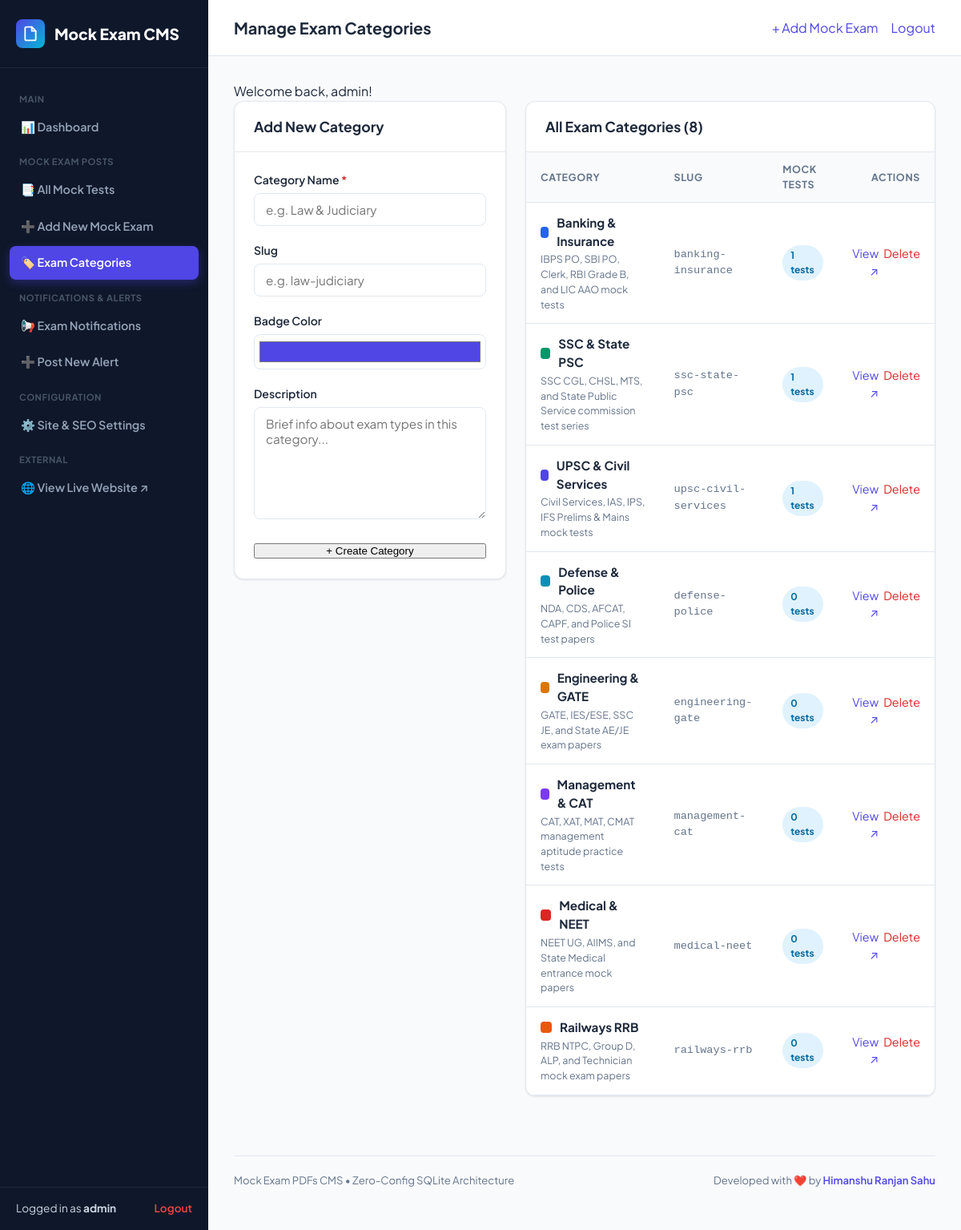
Screenshot of /admin/categories.php (signed in) with the database file from the repository.
### tables this page shows
CREATE TABLE users (
            id INTEGER PRIMARY KEY AUTOINCREMENT,
            username TEXT UNIQUE NOT NULL,
            password_hash TEXT NOT NULL,
            email TEXT,
            role TEXT DEFAULT 'admin',
            created_at DATETIME DEFAULT CURRENT_TIMESTAMP
        );

CREATE TABLE categories (
            id INTEGER PRIMARY KEY AUTOINCREMENT,
            name TEXT NOT NULL,
            slug TEXT UNIQUE NOT NULL,
            description TEXT,
            color TEXT DEFAULT '#4f46e5',
            icon TEXT DEFAULT 'file-text',
            created_at DATETIME DEFAULT CURRENT_TIMESTAMP
        );

### includes/functions.php (called while the page is built, shortened)
<?php
require_once __DIR__ . '/db.php';
function e(?string $str): string {
    return htmlspecialchars((string)$str, ENT_QUOTES, 'UTF-8');
}
function get_base_url(): string {
    $isHttps = (!empty($_SERVER['HTTPS']) && $_SERVER['HTTPS'] !== 'off')
        || (isset($_SERVER['HTTP_X_FORWARDED_PROTO']) && $_SERVER['HTTP_X_FORWARDED_PROTO'] === 'https')
        || (isset($_SERVER['SERVER_PORT']) && $_SERVER['SERVER_PORT'] == 443);
    $protocol = $isHttps ? 'https://' : 'http://';
    $host = $_SERVER['HTTP_HOST'] ?? 'localhost';
    $scriptName = $_SERVER['SCRIPT_NAME'] ?? '';
    $dirName = str_replace('\\', '/', dirname($scriptName));
    $dirName = preg_replace('~/(admin|includes)$~', '', $dirName);
    $dirName = rtrim($dirName, '/');
    return $protocol . $host . $dirName;
}
function url(string $path = ''): string {
    $base = get_base_url();
    $path = ltrim($path, '/');
    return $base . ($path !== '' ? '/' . $path : '');
}
function category_url(string $slug): string {
    return url('category.php?slug=' . urlencode($slug));
}
function get_flash(): ?array {
    if (isset($_SESSION['flash'])) {
        $flash = $_SESSION['flash'];
        return $flash;
    }
    return null;
}
function get_categories(): array {
    global $pdo;
    $sql = "
        SELECT c.*, COUNT(p.id) AS post_count
        FROM categories c
        LEFT JOIN posts p ON c.id = p.category_id AND p.status = 'published'
        GROUP BY c.id
        ORDER BY post_count DESC, c.name ASC
    ";
    return $pdo->query($sql)->fetchAll();
}

### includes/auth.php (called while the page is built, shortened)
<?php
require_once __DIR__ . '/db.php';
require_once __DIR__ . '/functions.php';
function is_logged_in(): bool {
    return !empty($_SESSION['admin_user_id']) && !empty($_SESSION['admin_logged_in']);
}
function current_user(): ?array {
    global $pdo;
    $stmt = $pdo->prepare("SELECT id, username, email, role, created_at FROM users WHERE id = ?");
    $stmt->execute([$_SESSION['admin_user_id']]);
    return $stmt->fetch() ?: null;
}

### admin/categories.php (the view, shortened to what this page needs)
<?php
$adminTitle = "Manage Exam Categories";
require_once __DIR__ . '/inc/admin-header.php';
$categories = get_categories();
?>
<div style="display: grid; grid-template-columns: 340px 1fr; gap: 24px;">
    <div>
        <div class="admin-card">
            <div class="admin-card-header">
                <h3>Add New Category</h3>
            </div>
            <div class="admin-card-body">
                <form method="POST" action="">
                    <div class="form-group">
                        <label class="form-label" for="catName">Category Name <span class="required">*</span></label>
                        <input type="text" id="catName" name="name" class="form-control" required placeholder="e.g. Law & Judiciary" value="<?= e($_POST['name'] ?? '') ?>">
                    </div>
                    <div class="form-group">
                        <label class="form-label" for="catSlug">Slug</label>
                        <input type="text" id="catSlug" name="slug" class="form-control" placeholder="e.g. law-judiciary" value="<?= e($_POST['slug'] ?? '') ?>">
                    </div>
                    <div class="form-group">
                        <label class="form-label" for="catColor">Badge Color</label>
                        <input type="color" id="catColor" name="color" class="form-control" value="<?= e($_POST['color'] ?? '#4f46e5') ?>" style="height: 44px; padding: 4px; cursor: pointer;">
                    </div>
                    <div class="form-group">
                        <label class="form-label" for="catDesc">Description</label>
                        <textarea id="catDesc" name="description" class="form-control" rows="3" placeholder="Brief info about exam types in this category..."><?= e($_POST['description'] ?? '') ?></textarea>
                    </div>
                    <button type="submit" class="btn btn-primary" style="width: 100%;">
                        <span>+ Create Category</span>
                    </button>
                </form>
            </div>
        </div>
    </div>
    <div>
        <div class="admin-card">
            <div class="admin-card-header">
                <h3>All Exam Categories (<?= count($categories) ?>)</h3>
            </div>
            <div class="table-responsive">
                <table class="admin-table">
                    <thead>
                        <tr>
                            <th>Category</th>
                            <th>Slug</th>
                            <th>Mock Tests</th>
                            <th style="text-align: right;">Actions</th>
                        </tr>
                    </thead>
                    <tbody>
                        <?php if (empty($categories)): ?>
                            <tr>
                                <td colspan="4" style="text-align: center; color: var(--admin-muted); padding: 30px;">
                                    No categories created yet.
                                </td>
                            </tr>
                        <?php else: ?>
                            <?php foreach ($categories as $cat): ?>
                                <tr>
                                    <td>
                                        <div style="display: flex; align-items: center; gap: 10px;">
                                            <span style="display: inline-block; width: 14px; height: 14px; border-radius: 4px; background: <?= e($cat['color']) ?>;"></span>
                                            <strong style="font-size: 0.95rem;"><?= e($cat['name']) ?></strong>
                                        </div>
                                        <?php if (!empty($cat['description'])): ?>
                                            <div style="font-size: 0.78rem; color: var(--admin-muted); margin-top: 2px;">
                                                <?= e($cat['description']) ?>
                                            </div>
                                        <?php endif; ?>
                                    </td>
                                    <td style="color: var(--admin-muted); font-size: 0.85rem; font-family: monospace;">
                                        <?= e($cat['slug']) ?>
                                    </td>
                                    <td>
                                        <span class="badge badge-info">
                                            <?= $cat['post_count'] ?> tests
                                        </span>
                                    </td>
                                    <td style="text-align: right;">
                                        <div style="display: inline-flex; gap: 6px;">
                                            <a href="<?= category_url($cat['slug']) ?>" target="_blank" class="btn btn-secondary btn-sm" title="View category archive on website">
                                                View ↗
                                            </a>
                                            <a
                                                href="<?= url('admin/categories.php?action=delete&id=' . $cat['id']) ?>"
                                                class="btn btn-secondary btn-sm confirm-delete"
                                                data-item="category '<?= e($cat['name']) ?>'"
                                                style="color: #dc2626;"
                                                title="Delete category"
                                            >
                                                Delete
                                            </a>
                                        </div>
                                    </td>
                                </tr>
                            <?php endforeach; ?>
                        <?php endif; ?>
                    </tbody>
                </table>
            </div>
        </div>
    </div>
</div>
<?php require_once __DIR__ . '/inc/admin-footer.php'; ?>

### admin/inc/admin-header.php (shortened to what this page needs)
<?php
require_once __DIR__ . '/../../includes/auth.php';
require_once __DIR__ . '/../../includes/functions.php';
$currentUser = current_user();
$currentScript = basename($_SERVER['SCRIPT_NAME']);
$flash = get_flash();
?>
<!DOCTYPE html>
<html lang="en">
<head>
    <link rel="stylesheet" href="<?= url('assets/css/admin.css') ?>?v=<?= time() ?>">
</head>
<body>
<div class="admin-wrapper">
    <aside class="admin-sidebar">
        <div class="sidebar-brand">
            <div class="sidebar-icon">
                <svg width="20" height="20" viewBox="0 0 24 24" fill="none" stroke="currentColor" stroke-width="2.2" stroke-linecap="round" stroke-linejoin="round">
                    <path d="M14 2H6a2 2 0 0 0-2 2v16a2 2 0 0 0 2 2h12a2 2 0 0 0 2-2V8z"></path>
                    <polyline points="14 2 14 8 20 8"></polyline>
                </svg>
            </div>
            <span>Mock Exam CMS</span>
        </div>
        <ul class="sidebar-menu">
            <li class="menu-label">Main</li>
            <li class="sidebar-item">
                <a href="<?= url('admin/index.php') ?>" class="sidebar-link <?= ($currentScript === 'index.php') ? 'active' : '' ?>">
                    <span>📊 Dashboard</span>
                </a>
            </li>
            <li class="menu-label">Mock Exam Posts</li>
            <li class="sidebar-item">
                <a href="<?= url('admin/posts.php') ?>" class="sidebar-link <?= ($currentScript === 'posts.php' || $currentScript === 'post-edit.php') ? 'active' : '' ?>">
                    <span>📑 All Mock Tests</span>
                </a>
            </li>
            <li class="sidebar-item">
                <a href="<?= url('admin/post-new.php') ?>" class="sidebar-link <?= ($currentScript === 'post-new.php') ? 'active' : '' ?>">
                    <span>➕ Add New Mock Exam</span>
                </a>
            </li>
            <li class="sidebar-item">
                <a href="<?= url('admin/categories.php') ?>" class="sidebar-link <?= ($currentScript === 'categories.php') ? 'active' : '' ?>">
                    <span>🏷️ Exam Categories</span>
                </a>
            </li>
            <li class="menu-label">Notifications & Alerts</li>
            <li class="sidebar-item">
                <a href="<?= url('admin/notifications.php') ?>" class="sidebar-link <?= (str_contains($currentScript, 'notification')) ? 'active' : '' ?>">
                    <span>📢 Exam Notifications</span>
                </a>
            </li>
            <li class="sidebar-item">
                <a href="<?= url('admin/notification-new.php') ?>" class="sidebar-link <?= ($currentScript === 'notification-new.php') ? 'active' : '' ?>">
                    <span>➕ Post New Alert</span>
                </a>
            </li>
            <li class="menu-label">Configuration</li>
            <li class="sidebar-item">
                <a href="<?= url('admin/settings.php') ?>" class="sidebar-link <?= ($currentScript === 'settings.php') ? 'active' : '' ?>">
                    <span>⚙️ Site & SEO Settings</span>
                </a>
            </li>
            <li class="menu-label">External</li>
            <li class="sidebar-item">
                <a href="<?= url() ?>" target="_blank" class="sidebar-link">
                    <span>🌐 View Live Website ↗</span>
                </a>
            </li>
        </ul>
        <div class="sidebar-footer">
            <div style="font-size: 0.85rem; color: #cbd5e1;">
                Logged in as <strong><?= e($currentUser['username']) ?></strong>
            </div>
            <a href="<?= url('admin/logout.php') ?>" title="Logout" style="color: #ef4444; font-size: 0.85rem; font-weight: 600;">
                Logout
            </a>
        </div>
    </aside>
    <div class="admin-main">
        <header class="admin-topbar">
            <div class="topbar-left">
                <h2 style="font-size: 1.25rem;"><?= e($adminTitle ?? 'Dashboard') ?></h2>
            </div>
            <div class="topbar-right">
                <a href="<?= url('admin/post-new.php') ?>" class="btn btn-primary btn-sm">
                    <span>+ Add Mock Exam</span>
                </a>
                <a href="<?= url('admin/logout.php') ?>" class="btn btn-secondary btn-sm">
                    <span>Logout</span>
                </a>
            </div>
        </header>
        <div class="admin-body">
            <?php if ($flash): ?>
                <div class="alert alert-<?= e($flash['type']) ?> alert-auto-dismiss">
                    <?= e($flash['message']) ?>
                </div>
            <?php endif; ?>

### rows the page displays
users: username "admin"
categories: name "Banking & Insurance", description "IBPS PO, SBI PO, Clerk, RBI Grade B, and LIC AAO mock tests", slug "banking-insurance", post_count "1"
categories: name "SSC & State PSC", description "SSC CGL, CHSL, MTS, and State Public Service commission test series", slug "ssc-state-psc", post_count "1"
categories: name "UPSC & Civil Services", description "Civil Services, IAS, IPS, IFS Prelims & Mains mock tests", slug "upsc-civil-services", post_count "1"
categories: name "Defense & Police", description "NDA, CDS, AFCAT, CAPF, and Police SI test papers", slug "defense-police", post_count "0"
categories: name "Engineering & GATE", description "GATE, IES/ESE, SSC JE, and State AE/JE exam papers", slug "engineering-gate", post_count "0"
categories: name "Management & CAT", description "CAT, XAT, MAT, CMAT management aptitude practice tests", slug "management-cat", post_count "0"
categories: name "Medical & NEET", description "NEET UG, AIIMS, and State Medical entrance mock papers", slug "medical-neet", post_count "0"
categories: name "Railways RRB", description "RRB NTPC, Group D, ALP, and Technician mock exam papers", slug "railways-rrb", post_count "0"

### other values shown
$adminTitle "Manage Exam Categories"
$flash['message'] "Welcome back, admin!"
count($categories) "8"
